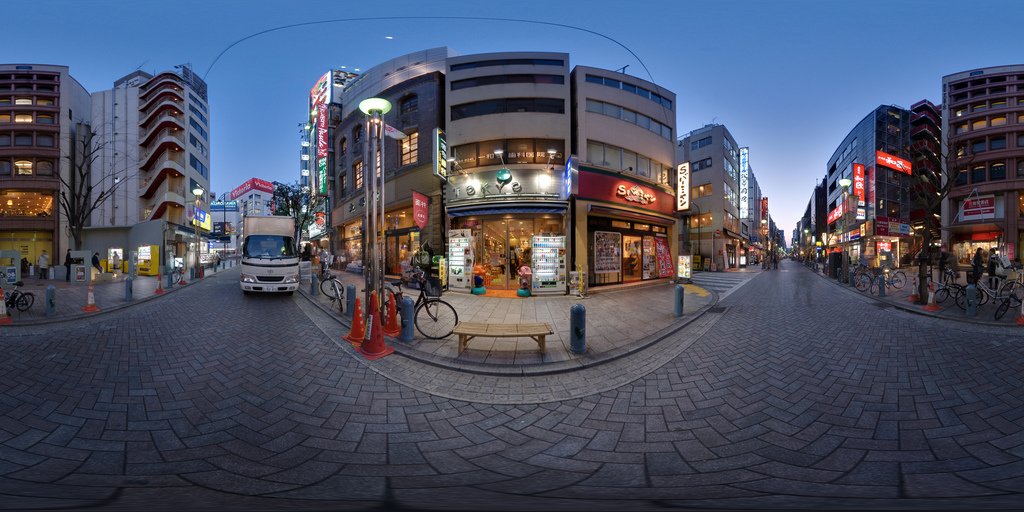
#> input picture sample_image.jpg, 1024 x 512 px
$ python panorama_image_cropper_unvectorized.py sample_image.jpg out.png   (Python 2 division)
#> lines starting #> are read from the running program, lines starting #| are printed output that depends on the picture
import cv2
import numpy as np
import argparse
import math

def crop_panorama_image(img, theta=0.0, phi=0.0, res_x=256, res_y=256, fov=60.0, debug=False):
    img_x = img.shape[0]
    img_y = img.shape[1]

    theta = theta / 180 * math.pi
    phi = phi / 180 * math.pi

    fov_x = fov
    aspect_ratio = res_y * 1.0 / res_x
    half_len_x = math.tan(fov_x / 180 * math.pi / 2)
    half_len_y = aspect_ratio * half_len_x

    pixel_len_x = 2 * half_len_x / res_x
    pixel_len_y = 2 * half_len_y / res_y

    map_x = np.zeros((res_x, res_y), dtype=np.float32)
    map_y = np.zeros((res_x, res_y), dtype=np.float32)

    axis_y = math.cos(theta)
    axis_z = math.sin(theta)
    axis_x = 0

    # phi rotation matrix
    cos_phi = math.cos(phi)
    sin_phi = -math.sin(phi)
    rot_mat = np.array([[cos_phi + axis_x**2 * (1 - cos_phi), \
            axis_x * axis_y * (1 - cos_phi) - axis_z * sin_phi, \
            axis_x * axis_z * (1 - cos_phi) + axis_y * sin_phi], \
            [axis_y * axis_x * (1 - cos_phi) + axis_z * sin_phi, \
            cos_phi + axis_y**2 * (1 - cos_phi), \
            axis_y * axis_z * (1 - cos_phi) - axis_x * sin_phi], \
            [axis_z * axis_x * (1 - cos_phi) - axis_y * sin_phi, \
            axis_z * axis_y * (1 - cos_phi) + axis_x * sin_phi, \
            cos_phi + axis_z**2 * (1 - cos_phi)]], dtype=np.float32)

    for x in range(res_x):
        for y in range(res_y):
            ori_x_loc = x * pixel_len_x + pixel_len_x / 2 - half_len_x
            ori_y_loc = y * pixel_len_y + pixel_len_y / 2 - half_len_y
            ori_z_loc = -1.0

            y_loc1 = math.cos(theta) * ori_y_loc - math.sin(theta) * ori_z_loc
            z_loc1 = math.sin(theta) * ori_y_loc + math.cos(theta) * ori_z_loc
            x_loc1 = ori_x_loc

            apply_phi_rot = rot_mat.dot(np.array([x_loc1, y_loc1, z_loc1]))

            x_loc = apply_phi_rot[0]
            y_loc = apply_phi_rot[1]
            z_loc = apply_phi_rot[2]

            cur_len = math.sqrt(x_loc**2 + y_loc**2 + z_loc**2)

            x_loc = x_loc / cur_len
            y_loc = y_loc / cur_len
            z_loc = z_loc / cur_len

            cur_phi = np.arcsin(x_loc)
            cur_theta = np.arctan2(y_loc, -z_loc)

            map_x[x, y] = (cur_phi + math.pi/2) / math.pi * img_x
            map_y[x, y] = cur_theta % (2 * math.pi) / (2 * math.pi) * img_y

    if debug:
        for x in range(res_x):
            for y in range(res_y):
                print '(%.2f, %.2f)\t' % (map_x[x, y], map_y[x, y]),
            print

    return cv2.remap(img, map_y, map_x, cv2.INTER_LINEAR, borderMode=cv2.BORDER_WRAP)


if __name__ == '__main__':
    parser = argparse.ArgumentParser()
    parser.add_argument('input_image', type=str, help='Input Panorama Image')
    parser.add_argument('output_image', type=str, help='Output Panorama Image')
    parser.add_argument('--theta', type=float, default=0.0, help='Theta angle (yaw) in range [-180, 180] degrees [default: 0.0]')
    parser.add_argument('--phi', type=float, default=0.0, help='Phi angle (pitch) in range [-90, 90) degrees [default: 0.0]')
    parser.add_argument('--resolution_x', type=int, default=256, help='Resolution of the output image width [default: 256]')
    parser.add_argument('--resolution_y', type=int, default=256, help='Resolution of the output image height [default: 256]')
    parser.add_argument('--fov', type=float, default=60.0, help='Field of View for image height in range [0, 180] degrees [default: 60.0]')
    parser.add_argument('--debug', type=bool, default=False, help='Debug mode')
    args = parser.parse_args()

    img = cv2.imread(args.input_image)
#> img is the input picture: shape (512, 1024, 3); mean B, G, R 100, 80.8, 74.7
    in_img = np.concatenate((img, img), axis=1)
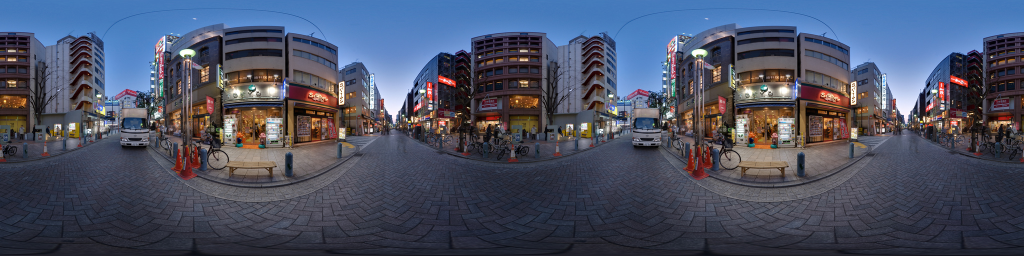
#> in_img: shape (512, 2048, 3) (shown at 1/2 size); mean B, G, R 100, 80.8, 74.7
    out_img = crop_panorama_image(img, theta=args.theta, phi=args.phi, res_x=args.resolution_x, \
            res_y=args.resolution_y, fov=args.fov, debug=args.debug)
#> after the loop in crop_panorama_image, `for x in range(res_x):`:
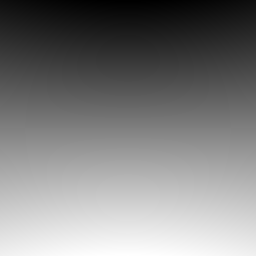
#> map_x: shape (256, 256) float32; min 170.9, max 341.1, mean 256; drawn with min black and max white
#> after the loop in crop_panorama_image, `for x in range(res_x):`:
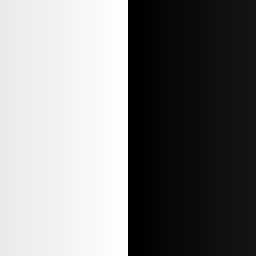
#> map_y: shape (256, 256) float32; min 0.368, max 1023.6, mean 512; drawn with min black and max white
#> in crop_panorama_image, `return cv2.remap(img, map_y, map_x, cv2.INTER_LINEAR, borderMode=cv2.B..`:
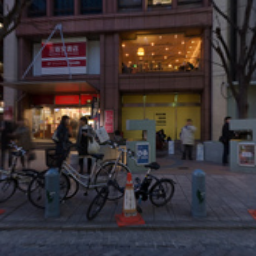
#> returned value: shape (256, 256, 3); mean of channels 0, 1, 2 52.5, 50.9, 59.5; drawn as B, G, R
    cv2.imwrite(args.output_image, out_img)

$ run again, on sample_img.jpg
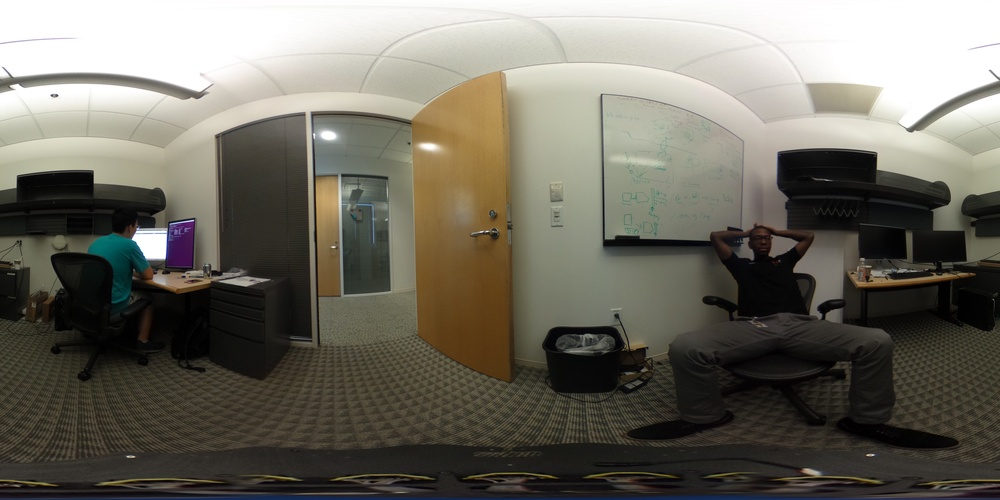
#> input picture sample_img.jpg, 1000 x 500 px, shrunk from 5376 x 2688 before the run
#> img is the input picture: shape (500, 1000, 3); mean B, G, R 98.1, 108.5, 111.7
#> `in_img = np.concatenate((img, img), axis=1)`:
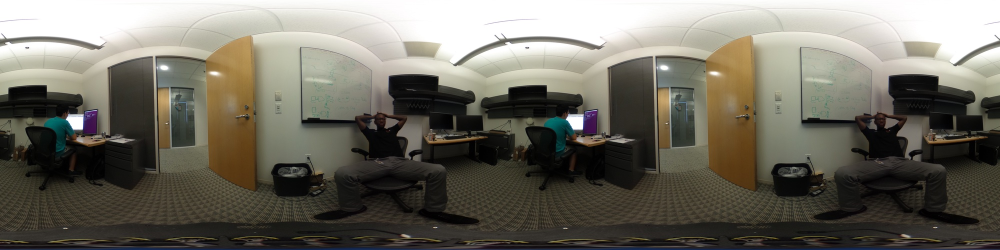
#> in_img: shape (500, 2000, 3) (shown at 1/2 size); mean B, G, R 98.1, 108.5, 111.7
#> in crop_panorama_image, `return cv2.remap(img, map_y, map_x, cv2.INTER_LINEAR, borderMode=cv2.B..`:
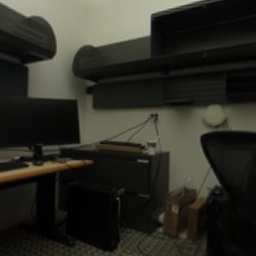
#> returned value: shape (256, 256, 3); mean of channels 0, 1, 2 37.4, 45.5, 46.1; drawn as B, G, R

$ run again, on a.pano.logint.png
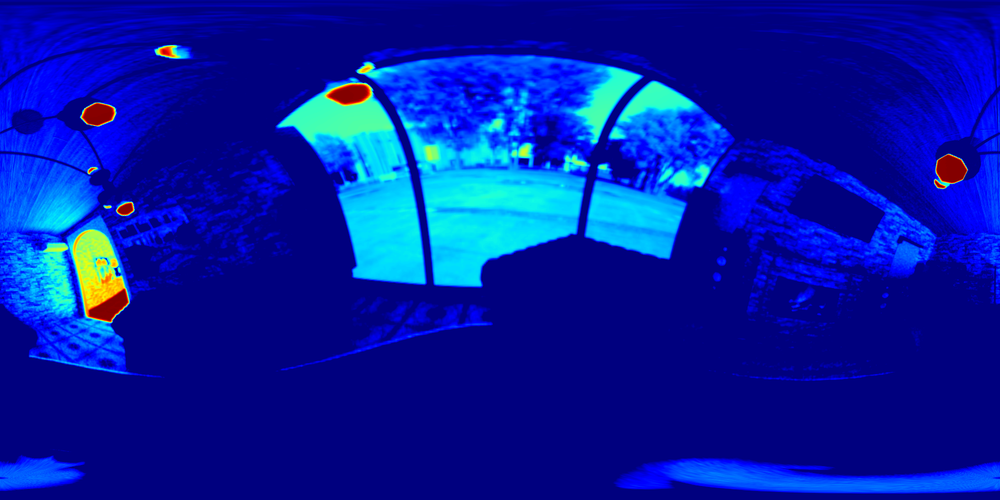
#> input picture a.pano.logint.png, 1000 x 500 px, shrunk from 2000 x 1000 before the run
#> img is the input picture: shape (500, 1000, 3); mean B, G, R 162.1, 27.8, 3.3
#> `in_img = np.concatenate((img, img), axis=1)`:
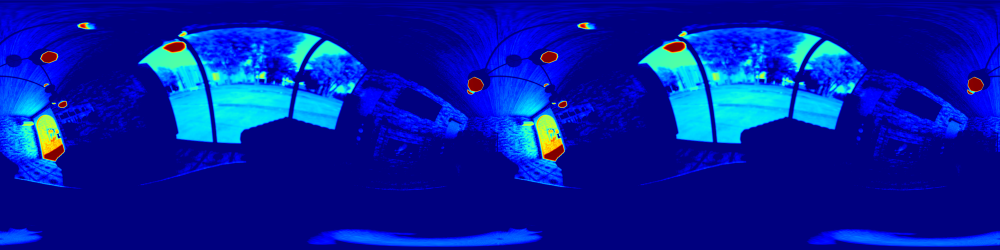
#> in_img: shape (500, 2000, 3) (shown at 1/2 size); mean B, G, R 162.1, 27.8, 3.3
#> in crop_panorama_image, `return cv2.remap(img, map_y, map_x, cv2.INTER_LINEAR, borderMode=cv2.B..`:
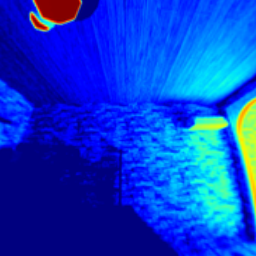
#> returned value: shape (256, 256, 3); mean of channels 0, 1, 2 204.6, 61.5, 8.6; drawn as B, G, R
